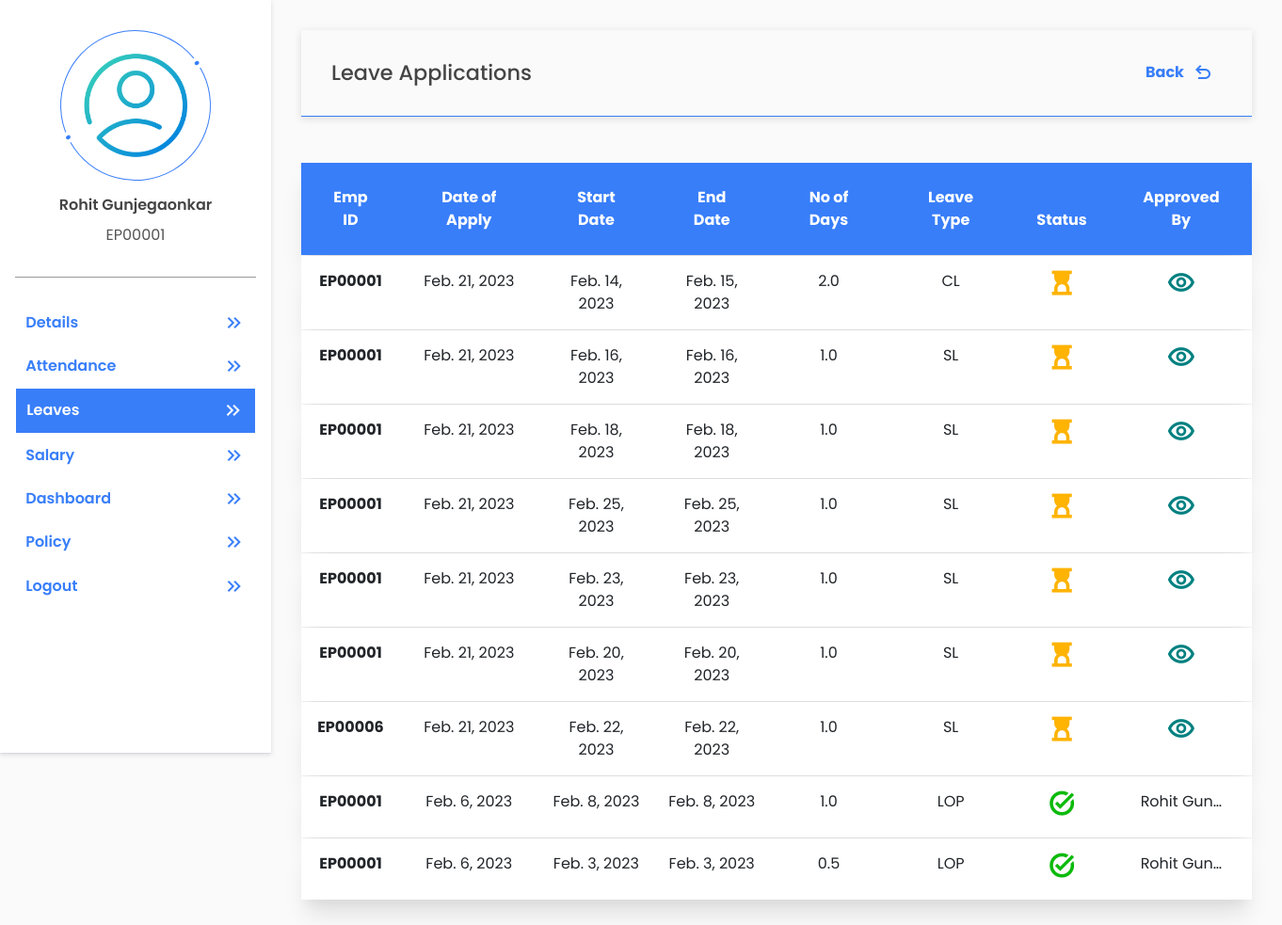
The page /payroll/employee-leave-history/ (signed in) on the database as committed earlier.
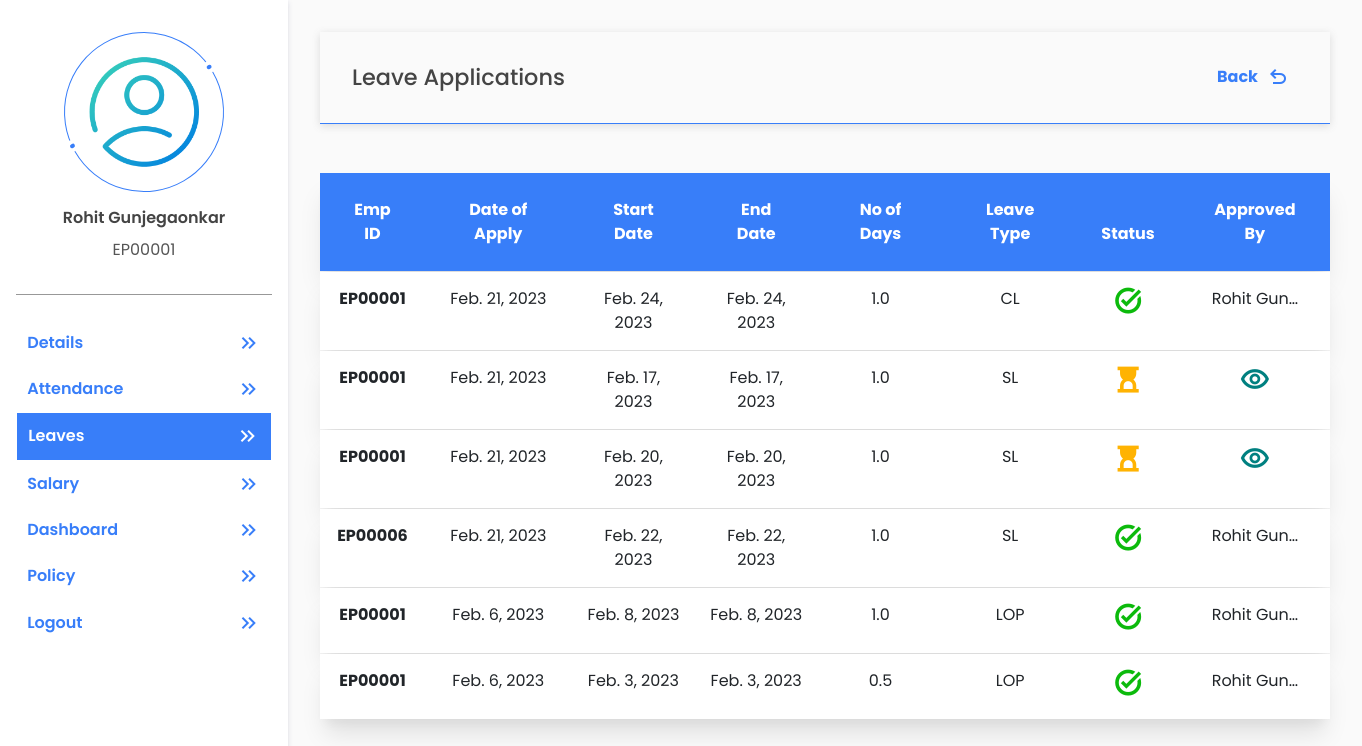
The same page on the database as committed later.
### payroll/models.py (models this page shows, shortened)
class LeaveApplication (models.Model):
    emp_user = models.ForeignKey(User,on_delete=models.CASCADE,related_name='leave_application_users')
    date_of_apply = models.DateField(auto_now=True)
    start_date = models.DateField()
    end_date = models.DateField()
    no_of_days = models.DecimalField(default=0.0, max_digits=5, decimal_places=1)
    type = models.CharField(max_length=100)
    reason = models.CharField(max_length=255)
    attachment_doc = models.FileField(upload_to='leave_docs', null=True)
    is_approved = models.BooleanField(default=False)
    approved_by = models.ForeignKey(User,on_delete=models.CASCADE,related_name='leave_application_approved_by',null=True)
    start_date_is_half = models.BooleanField(default=False)
    start_date_is_first_half = models.BooleanField(default=False)
    start_date_is_second_half = models.BooleanField(default=False)
    is_requested = models.BooleanField(default=True)
    end_date_is_half = models.BooleanField(default=False)
    end_date_is_first_half = models.BooleanField(default=False)
    end_date_is_second_half = models.BooleanField(default=False)
    created_at = models.DateTimeField(auto_now_add=True)
    updated_at = models.DateTimeField(auto_now=True)

### payroll/payroll_views/emp_management/employees_leave_history.py (the view)
# urls.py: path("employee-leave-history/", EmployeeLeavesHistory.as_view(), name="employee_leave_history"),
class EmployeeLeavesHistory(View):
    @method_decorator(login_required(login_url='login'))
    def get (self, request, *args, **kwargs):
        leave_history = LeaveApplication.objects.all()[::-1]
        context = {
            'leave_history':leave_history
        }
        return render (request, 'payroll/emp_management/employees_leave_history.html', context)

### templates/payroll/emp_management/employees_leave_history.html (shortened to what this page needs)
{% extends 'profile_basic.html' %}
{% load static %}
{% block tag %}
<link href="{%static 'css/self-details.css'%}" rel="stylesheet">
<link href="{%static 'css/forms.css'%}" rel="stylesheet">
{% endblock %}
{% block profile %}
<section class="user-info">
    <div class="basic_info">
        <div class="head-card">
            <h4>Leave Applications</h4>
            <a href="{% url 'self_leave' %}">
                Back
                <span class="material-symbols-outlined mx-2">
                </span>
            </a>
        </div>
        <table class="table my-lg-5">
            <thead>
                <tr>
                    <th scope="col">Emp ID</th>
                    <th scope="col">Date of Apply</th>
                    <th scope="col">Start Date</th>
                    <th scope="col">End Date</th>
                    <th scope="col">No of Days</th>
                    <th scope="col">Leave Type</th>
                    <th scope="col">Status</th>
                    <th scope="col">Approved By</th>
                </tr>
            </thead>
            <tbody>
                {% for leaves in leave_history %}
                <tr>
                    <th>{{leaves.emp_user.username}}</th>
                    <td>{{leaves.date_of_apply}}</td>
                    <td>{{leaves.start_date}}</td>
                    <td>{{leaves.end_date}}</td>
                    <td>{{leaves.no_of_days}}</td>
                    <td>{{leaves.type}}</td>
                    <td>
                        {% if leaves.is_approved == True %}
                        <span class="material-symbols-outlined mx-2"
                            style="font-size:1.8rem;font-weight:700;color:rgb(12, 186, 12);">
                        </span>
                        {% else %}
                        <span class="material-symbols-outlined" style="font-size:1.8rem;font-weight:700;color:#FFB302">
                        </span>
                        {% endif %}
                    </td>
                    <td>
                        {% if leaves.is_approved == True %}
                        {{leaves.approved_by.get_full_name|truncatechars:10}}
                        {% else %}
                        <a href="{% url 'leave_applications' %}{{leaves.id}}"><span class="material-symbols-outlined" style="font-size:1.8rem;font-weight:700;color:#008080;">
                        </span></a>
                        {% endif %}
                    </td>
                </tr>
                {% endfor %}
            </tbody>
        </table>
    </div>
</section>
{% endblock %}

Rows that differ between the two databases and show on the page:
removed LeaveApplication: emp_user.username "EP00001", date_of_apply "Feb. 21, 2023", start_date "Feb. 14, 2023", end_date "Feb. 15, 2023", no_of_days "2.0", type "CL", is_approved False (drawn)
removed LeaveApplication: emp_user.username "EP00001", date_of_apply "Feb. 21, 2023", start_date "Feb. 16, 2023", end_date "Feb. 16, 2023", no_of_days "1.0", type "SL", is_approved False (drawn)
removed LeaveApplication: emp_user.username "EP00001", date_of_apply "Feb. 21, 2023", start_date "Feb. 18, 2023", end_date "Feb. 18, 2023", no_of_days "1.0", type "SL", is_approved False (drawn)
removed LeaveApplication: emp_user.username "EP00001", date_of_apply "Feb. 21, 2023", start_date "Feb. 25, 2023", end_date "Feb. 25, 2023", no_of_days "1.0", type "SL", is_approved False (drawn)
removed LeaveApplication: emp_user.username "EP00001", date_of_apply "Feb. 21, 2023", start_date "Feb. 23, 2023", end_date "Feb. 23, 2023", no_of_days "1.0", type "SL", is_approved False (drawn)
added LeaveApplication: emp_user.username "EP00001", date_of_apply "Feb. 21, 2023", start_date "Feb. 24, 2023", end_date "Feb. 24, 2023", no_of_days "1.0", type "CL", is_approved True (drawn), approved_by.get_full_name "Rohit Gun…"
added LeaveApplication: emp_user.username "EP00001", date_of_apply "Feb. 21, 2023", start_date "Feb. 17, 2023", end_date "Feb. 17, 2023", no_of_days "1.0", type "SL", is_approved False (drawn)
changed LeaveApplication "Feb. 22, 2023": is_approved False → True (drawn); approved_by.get_full_name (not shown) → "Rohit Gun…"
